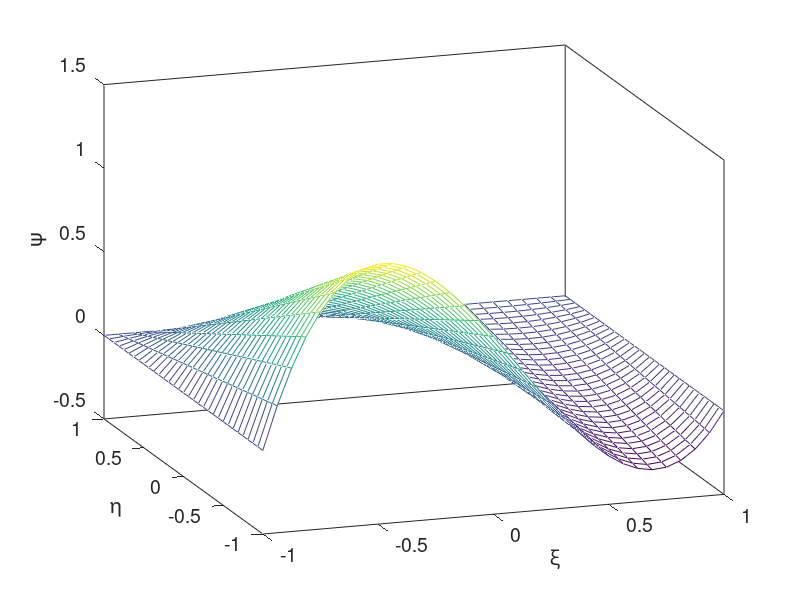

MATLAB code for this plot:

close all
clear all

%=======
% psi_q12
%
% interpolation functions for the
% 12-node quadrilateral
%=======

figure(1)
hold on
xlabel('\xi','fontsize',14);
ylabel('\eta','fontsize',14);
zlabel('\psi','fontsize',14);
set(gca,'fontsize',14)
view([-19 20])
box on

node = 1;
node = 2;

%---
% prepare
%---

N=32;
M=32;

Dx=2.0/N;
Dy=2.0/M;

for i=1:N+1 
   x(i)=-1.0+Dx*(i-1.0);
%   fprintf (1,'%6.2f',X(i))
end
                                                                                
for j=1:M+1
   y(j)=-1.0+Dy*(j-1.0);
%   fprintf (1,'%6.2f',Y(j))
end

for i=1:N+1
for j=1:M+1
 if(node==1)
  z(i,j)= (1.0-x(i))*(1.0-y(j))*(-10+9.0*x(i)^2+9.0*y(j)^2)/32; 
 elseif(node==2)
  z(i,j)= 9.0*(1.0-x(i)^2)*(1.0-y(j))*(1.0-3.0*x(i))/32;
 end
end
end

mesh(x,y,z')   % plotting, labelling, and formatting
